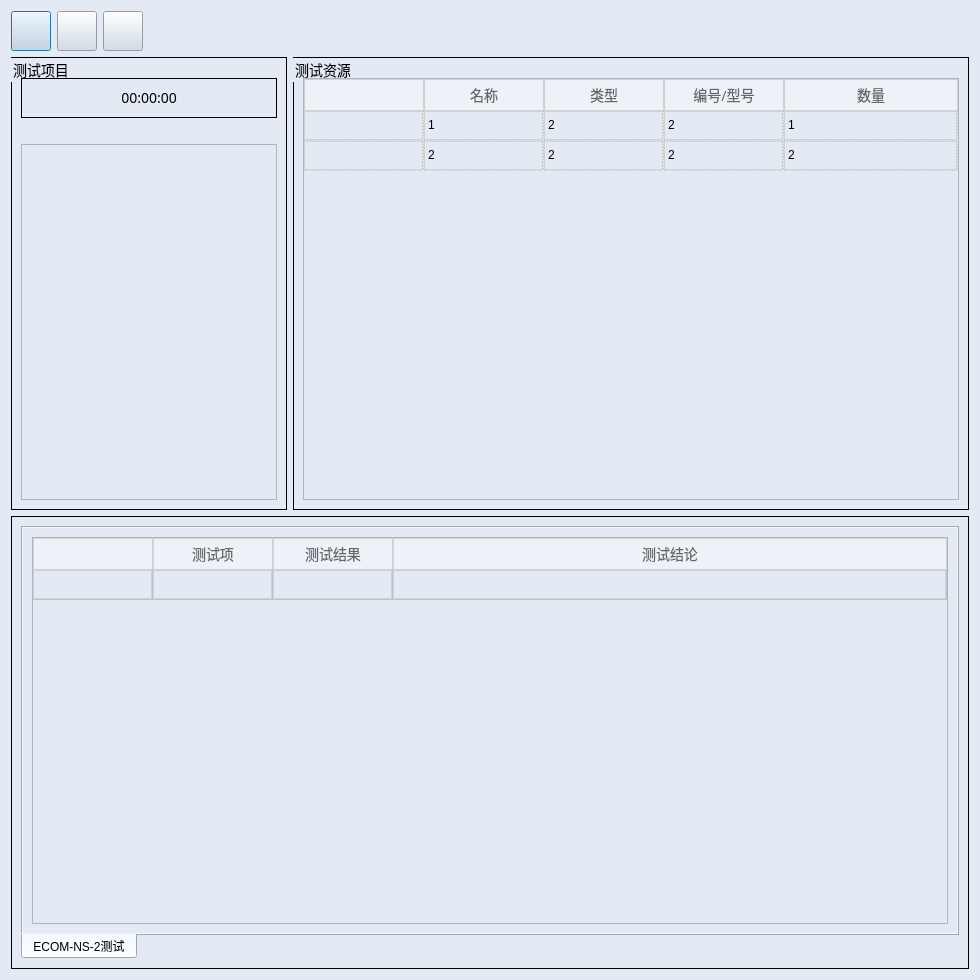
<?xml version="1.0" encoding="UTF-8"?>
<ui version="4.0">
 <class>Dialog</class>
 <widget class="QDialog" name="Dialog">
  <property name="geometry">
   <rect>
    <x>0</x>
    <y>0</y>
    <width>980</width>
    <height>980</height>
   </rect>
  </property>
  <property name="font">
   <font>
    <family>Microsoft YaHei</family>
    <pointsize>14</pointsize>
   </font>
  </property>
  <property name="windowTitle">
   <string>Dialog</string>
  </property>
  <property name="styleSheet">
   <string notr="true">QDialog{
background-color:#E3EAF4;
margin-top:10px;
}

QTextBrower{
background-color:#E3EAF4;
border-width:0;border-style:outset
}

QLineEdit{
background-color:#E3EAF4;
}

QWidget{
background-color:#E3EAF4;
}

QStackedWidget{
background-color:#E3EAF4;
}

QLabel{
font-size:14px;
font-family:Microsoft YaHei;
background-color:#E3EAF4;
}

QGroupBox{
font-size:14px;
font-family:Microsoft YaHei;
border:1px solid rgb(0, 0, 0);
background-color:#E3EAF4;
}


QToolBar{
background-color:#D5D5D5;
height:30px;
border:None;
padding:1px;
}
/****QTreeWidget****/
QTreeWidget{
background-color:#E3EAF4;
padding-top:20px;
padding-left:10px;
margin-top:20px;
}
QTreeView::item{
font: 14px;
}
QTreeView::item:selected{
selection-color: #1F95FF;
}
QTreeView::item:hover{
background-color:#D0DAE5;
}

QTreeView::branch:has-children:!has-siblings:closed,
QTreeView::branch:closed:has-children:has-siblings {
border-image: none;
image: url(imgs/common/plus.png);
}

QTreeView::branch:open:has-children:!has-siblings,
QTreeView::branch:open:has-children:has-siblings  {
border-image: none;
image: url(imgs/common/Minus.png);
}

QTreeView::branch:!has-children:!has-siblings:adjoins-item {
    border-image: url(imgs/common/tree.png);
}
QTableWidget{
outline: none;
selection-color:#666666;
alternate-background-color:#F9FAFC;
}
QTableCornerButton::section{
background: #EDF2F8;
}
QTableWidget::item{
font-size:14px;
line-height:30px;
border:1px solid #D2D2D2;
}

QTableWidget::item:hover{
background-color:#EAF7FF;
}
QHeaderView::section:vertical {
color: #666666;
text-align:center;
font: 14px Arial;
border:1px solid #D2D2D2;
background: #F9FBFD;
width: 40px;
height:30px;
alternate-background-color:#F9FAFC;
}
QHeaderView::section:horizontal {
color: #666666;
font: 14px Microsoft YaHei;
padding: 0px 1px 0 1px;
text-align:center;
border:1px solid #D2D2D2;
background: #EDF2F8;
height: 30px;
alternate-background-color:#F9FAFC;
}
QScrollBar:vertical{
border: 5px solid #D5D5D5;
}
/****QPushButton****/
QPushButton{
width:32px;
height:32px;
background-color:#D0DAE5;
color: #FFFFFF;
font-size:14px;
font-family:Microsoft YaHei;
}
QPushButton:hover{
background-color:#2784D6;
cursor:pointer;
}
QPushButton:pressed{
background-color:#2784D6;
}
</string>
  </property>
  <layout class="QGridLayout" name="gridLayout_11">
   <item row="0" column="0">
    <layout class="QGridLayout" name="gridLayout_10">
     <item row="0" column="0">
      <layout class="QGridLayout" name="gridLayout_7">
       <item row="0" column="0">
        <layout class="QGridLayout" name="gridLayout">
         <item row="0" column="0">
          <widget class="QPushButton" name="pushButton_start">
           <property name="styleSheet">
            <string notr="true">n</string>
           </property>
           <property name="text">
            <string/>
           </property>
           <property name="icon">
            <iconset resource="../iconQrc.qrc">
             <normaloff>:/newPrefix/icon/start.ico</normaloff>:/newPrefix/icon/start.ico</iconset>
           </property>
           <property name="iconSize">
            <size>
             <width>32</width>
             <height>31</height>
            </size>
           </property>
          </widget>
         </item>
         <item row="0" column="1">
          <widget class="QPushButton" name="pushButton_restart">
           <property name="styleSheet">
            <string notr="true"/>
           </property>
           <property name="text">
            <string/>
           </property>
           <property name="icon">
            <iconset resource="../iconQrc.qrc">
             <normaloff>:/newPrefix/icon/stop.ico</normaloff>:/newPrefix/icon/stop.ico</iconset>
           </property>
           <property name="iconSize">
            <size>
             <width>32</width>
             <height>31</height>
            </size>
           </property>
          </widget>
         </item>
         <item row="0" column="2">
          <widget class="QPushButton" name="pushButton_close">
           <property name="styleSheet">
            <string notr="true"/>
           </property>
           <property name="text">
            <string/>
           </property>
           <property name="icon">
            <iconset resource="../iconQrc.qrc">
             <normaloff>:/newPrefix/icon/cancel.ico</normaloff>:/newPrefix/icon/cancel.ico</iconset>
           </property>
           <property name="iconSize">
            <size>
             <width>32</width>
             <height>31</height>
            </size>
           </property>
          </widget>
         </item>
        </layout>
       </item>
       <item row="0" column="1">
        <spacer name="horizontalSpacer">
         <property name="orientation">
          <enum>Qt::Horizontal</enum>
         </property>
         <property name="sizeHint" stdset="0">
          <size>
           <width>40</width>
           <height>20</height>
          </size>
         </property>
        </spacer>
       </item>
      </layout>
     </item>
     <item row="1" column="0">
      <layout class="QHBoxLayout" name="horizontalLayout" stretch="0,2">
       <item>
        <widget class="QGroupBox" name="groupBox_test_modules">
         <property name="title">
          <string>测试项目</string>
         </property>
         <layout class="QGridLayout" name="gridLayout_6">
          <property name="topMargin">
           <number>20</number>
          </property>
          <property name="verticalSpacing">
           <number>6</number>
          </property>
          <item row="0" column="0">
           <layout class="QGridLayout" name="gridLayout_3" rowstretch="0,3">
            <item row="0" column="0">
             <widget class="QGroupBox" name="groupBox_2">
              <property name="title">
               <string/>
              </property>
              <layout class="QGridLayout" name="gridLayout_2">
               <item row="0" column="0">
                <widget class="QLabel" name="label_test_duration">
                 <property name="font">
                  <font>
                   <family>Microsoft YaHei</family>
                   <pointsize>-1</pointsize>
                   <kerning>false</kerning>
                  </font>
                 </property>
                 <property name="text">
                  <string>00:00:00</string>
                 </property>
                 <property name="textFormat">
                  <enum>Qt::PlainText</enum>
                 </property>
                 <property name="alignment">
                  <set>Qt::AlignCenter</set>
                 </property>
                </widget>
               </item>
              </layout>
             </widget>
            </item>
            <item row="1" column="0">
             <widget class="QTreeWidget" name="treeWidget">
              <property name="headerHidden">
               <bool>true</bool>
              </property>
              <column>
               <property name="text">
                <string>1</string>
               </property>
              </column>
             </widget>
            </item>
           </layout>
          </item>
         </layout>
        </widget>
       </item>
       <item>
        <widget class="QGroupBox" name="groupBox_test_resource">
         <property name="title">
          <string>测试资源</string>
         </property>
         <layout class="QGridLayout" name="gridLayout_5">
          <property name="topMargin">
           <number>20</number>
          </property>
          <item row="0" column="0">
           <widget class="QTableWidget" name="tableWidget_test_resource">
            <property name="gridStyle">
             <enum>Qt::DotLine</enum>
            </property>
            <attribute name="horizontalHeaderCascadingSectionResizes">
             <bool>true</bool>
            </attribute>
            <attribute name="horizontalHeaderDefaultSectionSize">
             <number>120</number>
            </attribute>
            <attribute name="horizontalHeaderStretchLastSection">
             <bool>true</bool>
            </attribute>
            <attribute name="verticalHeaderVisible">
             <bool>false</bool>
            </attribute>
            <row>
             <property name="text">
              <string>1</string>
             </property>
            </row>
            <row>
             <property name="text">
              <string>2</string>
             </property>
            </row>
            <column>
             <property name="text">
              <string/>
             </property>
            </column>
            <column>
             <property name="text">
              <string>名称</string>
             </property>
            </column>
            <column>
             <property name="text">
              <string>类型</string>
             </property>
            </column>
            <column>
             <property name="text">
              <string>编号/型号</string>
             </property>
            </column>
            <column>
             <property name="text">
              <string>数量</string>
             </property>
            </column>
            <item row="0" column="1">
             <property name="text">
              <string>1</string>
             </property>
            </item>
            <item row="0" column="2">
             <property name="text">
              <string>2</string>
             </property>
            </item>
            <item row="0" column="3">
             <property name="text">
              <string>2</string>
             </property>
            </item>
            <item row="0" column="4">
             <property name="text">
              <string>1</string>
             </property>
            </item>
            <item row="1" column="1">
             <property name="text">
              <string>2</string>
             </property>
            </item>
            <item row="1" column="2">
             <property name="text">
              <string>2</string>
             </property>
            </item>
            <item row="1" column="3">
             <property name="text">
              <string>2</string>
             </property>
            </item>
            <item row="1" column="4">
             <property name="text">
              <string>2</string>
             </property>
            </item>
           </widget>
          </item>
         </layout>
        </widget>
       </item>
      </layout>
     </item>
     <item row="2" column="0">
      <widget class="QGroupBox" name="groupBox_test_results">
       <property name="title">
        <string/>
       </property>
       <layout class="QGridLayout" name="gridLayout_4">
        <item row="0" column="0">
         <widget class="QTabWidget" name="tabWidget">
          <property name="tabPosition">
           <enum>QTabWidget::South</enum>
          </property>
          <property name="currentIndex">
           <number>0</number>
          </property>
          <widget class="QWidget" name="tab_2">
           <attribute name="title">
            <string>ECOM-NS-2测试</string>
           </attribute>
           <layout class="QGridLayout" name="gridLayout_9">
            <item row="0" column="0">
             <widget class="QTableWidget" name="tableWidget_test_results">
              <attribute name="horizontalHeaderDefaultSectionSize">
               <number>120</number>
              </attribute>
              <attribute name="horizontalHeaderStretchLastSection">
               <bool>true</bool>
              </attribute>
              <attribute name="verticalHeaderVisible">
               <bool>false</bool>
              </attribute>
              <row>
               <property name="text">
                <string>1</string>
               </property>
              </row>
              <column>
               <property name="text">
                <string/>
               </property>
              </column>
              <column>
               <property name="text">
                <string>测试项</string>
               </property>
              </column>
              <column>
               <property name="text">
                <string>测试结果</string>
               </property>
              </column>
              <column>
               <property name="text">
                <string>测试结论</string>
               </property>
              </column>
             </widget>
            </item>
           </layout>
          </widget>
         </widget>
        </item>
       </layout>
      </widget>
     </item>
    </layout>
   </item>
  </layout>
 </widget>
 <resources>
  <include location="../iconQrc.qrc"/>
 </resources>
 <connections/>
</ui>
